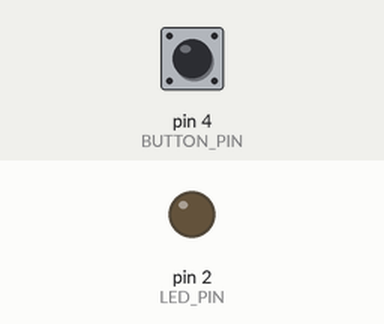
This sketch was run on a simulated Arduino Uno, built with avr-gcc and run on an emulated ATmega328P. Parts: output pins drawn as LEDs (lit = HIGH). Inputs (shaded band) come from the test bench; at power-on: pin 4 (BUTTON_PIN) HIGH.

Above: at 1.2 s.
1.3 s: pin 4 (BUTTON_PIN) pulled LOW for 0.15 s
At 2.6 s:
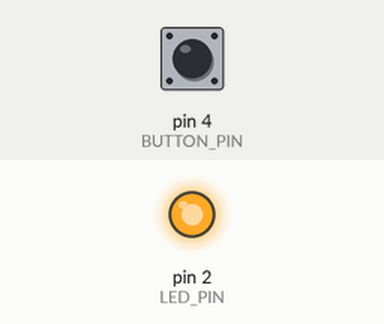
2.9 s: pin 4 (BUTTON_PIN) pulled LOW for 1 s
At 3.9 s:
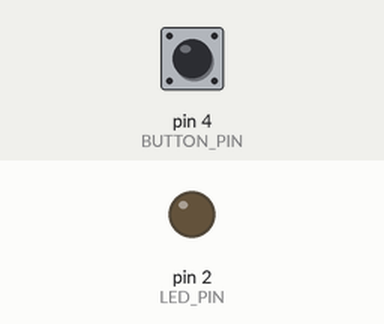
5.4 s: pin 4 (BUTTON_PIN) pulled LOW for 3.2 s
At 5.8 s:
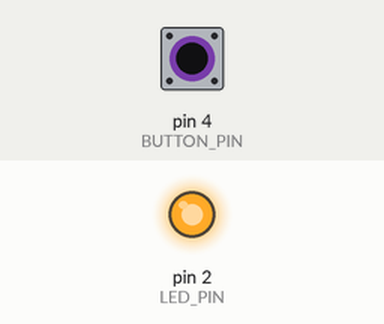
Timing chart, 0 to 8.4 s (numbered marks = the images above; inputs shaded):
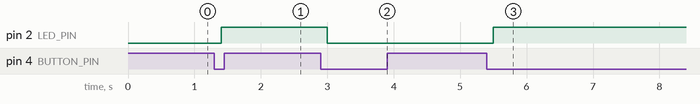

Measured:
- after the input at 1.3 s, pin 2 (LED_PIN): LOW → HIGH after 0.10 s
- after the input at 2.9 s, pin 2 (LED_PIN): HIGH → LOW after 0.10 s
- after the input at 5.4 s, pin 2 (LED_PIN): LOW → HIGH after 0.10 s

The sketch:

L1_Prog_2.ino
```cpp
#define LED_PIN 2     // LED en pin D2
#define BUTTON_PIN 4  // Boton en pin D4

bool ledState = false;  // Estado del LED
bool lastButtonState = HIGH;  // Estado anterior del botón

void setup() {
  pinMode(LED_PIN, OUTPUT);
  // Configura el boton como entrada y habilita una resistencia pull up interna
  pinMode(BUTTON_PIN, INPUT_PULLUP);
}

void loop() {
  bool buttonState = digitalRead(BUTTON_PIN);
    delay(100); // Pequeño retardo para evitar flasos contactos del boton
  // Detecta cambio de estado (flanco de bajada)
  if (buttonState == LOW && lastButtonState == HIGH) {
    ledState = !ledState; // Cambia el estado del LED y se enclava
    digitalWrite(LED_PIN, ledState);
  }

  lastButtonState = buttonState; // Actualiza el estado anterior del botón
}
```
